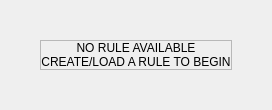
                   <widget class="QWidget" name="page_noRules">
                    <layout class="QHBoxLayout" name="horizontalLayout_66">
                     <property name="spacing">
                      <number>0</number>
                     </property>
                     <property name="leftMargin">
                      <number>0</number>
                     </property>
                     <property name="topMargin">
                      <number>0</number>
                     </property>
                     <property name="rightMargin">
                      <number>0</number>
                     </property>
                     <property name="bottomMargin">
                      <number>0</number>
                     </property>
                     <item>
                      <layout class="QVBoxLayout" name="verticalLayout_12">
                       <property name="spacing">
                        <number>0</number>
                       </property>
                       <property name="topMargin">
                        <number>0</number>
                       </property>
                       <property name="bottomMargin">
                        <number>0</number>
                       </property>
                       <item>
                        <spacer name="upper_spacer">
                         <property name="orientation">
                          <enum>Qt::Vertical</enum>
                         </property>
                         <property name="sizeHint" stdset="0">
                          <size>
                           <width>20</width>
                           <height>40</height>
                          </size>
                         </property>
                        </spacer>
                       </item>
                       <item>
                        <layout class="QHBoxLayout" name="horizontalLayout_67">
                         <property name="spacing">
                          <number>0</number>
                         </property>
                         <property name="topMargin">
                          <number>0</number>
                         </property>
                         <property name="bottomMargin">
                          <number>0</number>
                         </property>
                         <item>
                          <spacer name="horizontalSpacer_10">
                           <property name="orientation">
                            <enum>Qt::Horizontal</enum>
                           </property>
                           <property name="sizeHint" stdset="0">
                            <size>
                             <width>40</width>
                             <height>20</height>
                            </size>
                           </property>
                          </spacer>
                         </item>
                         <item>
                          <widget class="QFrame" name="frame_emptyCard">
                           <property name="minimumSize">
                            <size>
                             <width>0</width>
                             <height>0</height>
                            </size>
                           </property>
                           <property name="frameShape">
                            <enum>QFrame::StyledPanel</enum>
                           </property>
                           <property name="frameShadow">
                            <enum>QFrame::Raised</enum>
                           </property>
                           <layout class="QVBoxLayout" name="verticalLayout_40">
                            <property name="spacing">
                             <number>0</number>
                            </property>
                            <property name="leftMargin">
                             <number>0</number>
                            </property>
                            <property name="topMargin">
                             <number>0</number>
                            </property>
                            <property name="rightMargin">
                             <number>0</number>
                            </property>
                            <property name="bottomMargin">
                             <number>0</number>
                            </property>
                            <item>
                             <layout class="QVBoxLayout" name="verticalLayout_39">
                              <item>
                               <widget class="QLabel" name="label_emptyTitle">
                                <property name="text">
                                 <string>NO RULE AVAILABLE</string>
                                </property>
                                <property name="alignment">
                                 <set>Qt::AlignCenter</set>
                                </property>
                               </widget>
                              </item>
                              <item>
                               <widget class="QLabel" name="label_emptyDetail">
                                <property name="text">
                                 <string>CREATE/LOAD A RULE TO BEGIN</string>
                                </property>
                                <property name="alignment">
                                 <set>Qt::AlignCenter</set>
                                </property>
                               </widget>
                              </item>
                             </layout>
                            </item>
                           </layout>
                          </widget>
                         </item>
                         <item>
                          <spacer name="horizontalSpacer_9">
                           <property name="orientation">
                            <enum>Qt::Horizontal</enum>
                           </property>
                           <property name="sizeHint" stdset="0">
                            <size>
                             <width>40</width>
                             <height>20</height>
                            </size>
                           </property>
                          </spacer>
                         </item>
                        </layout>
                       </item>
                       <item>
                        <spacer name="lower_spacer">
                         <property name="orientation">
                          <enum>Qt::Vertical</enum>
                         </property>
                         <property name="sizeHint" stdset="0">
                          <size>
                           <width>20</width>
                           <height>40</height>
                          </size>
                         </property>
                        </spacer>
                       </item>
                      </layout>
                     </item>
                    </layout>
                   </widget>
